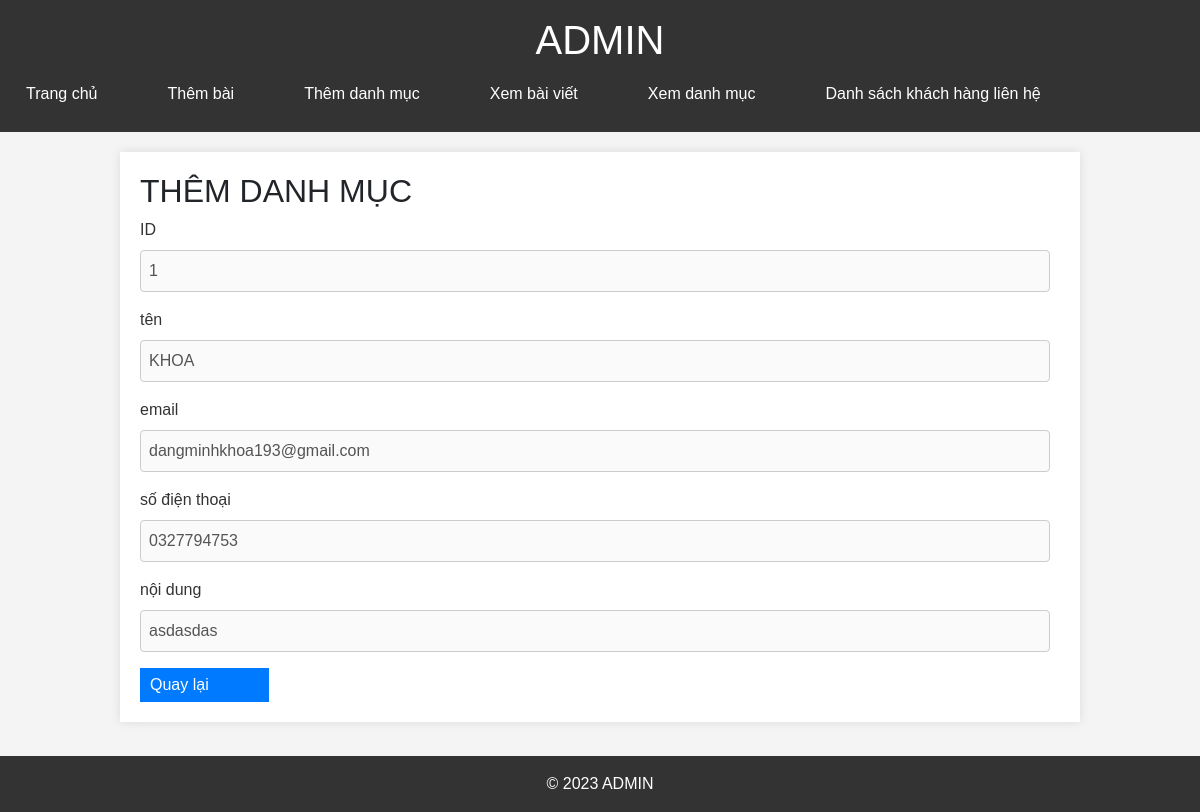
The app's page /admin/edit_contact/1 with its own data.
### render_html.py (models this page shows, shortened)
class contact(db.Model):
    id_khach = db.Column(db.Integer, primary_key=True, autoincrement=True)
    ten_khach = db.Column(db.String(255), nullable=False)
    email_khach = db.Column(db.String(255), nullable=False)
    sdt_khach = db.Column(db.String(255), nullable=False)
    noidung = db.Column(db.String(255), nullable=False)

### render_html.py (the view)
@app.route('/admin/edit_contact/<int:id>', methods=['GET', 'POST'])
def edit_contact(id):
    lienhe = contact.query.get(id)
    return render_template('view_contact.html', lienhe=lienhe)

### templates/view_contact.html (shortened to what this page needs)
<!DOCTYPE html>
<html lang="en">
<head>
</head>
<body>
    {% extends "base.html" %}
    {% block content %}
    <section>
        <h2>THÊM DANH MỤC</h2>
        <form method="POST">
            <div class="form-group">
                <label for="data1">ID</label>
                <input type="text" id="id_DM" disabled value="{{ lienhe.id_khach }}" name="id" required>
            </div>
            <div class="form-group">
                <label for="data3">tên</label>
                <input type="text" id="id_DM" disabled value="{{ lienhe.ten_khach }}" name="name" required>
            </div>
            <div class="form-group" >
                <label for="data2">email</label>
                <input type="text" id="title_DM"disabled value="{{ lienhe.email_khach }}" name="email" required>
            </div>
            <div class="form-group">
                <label for="data3">số điện thoại</label>
                <input type="text" id="id_DM" disabled value="{{ lienhe.sdt_khach }}" name="sdt" required>
            </div>
            <div class="form-group">
                <label for="data3">nội dung</label>
                <input type="text" id="id_DM" disabled value="{{ lienhe.noidung }}" name="noidung" required>
            </div>
            <button type="submit"> <a href="/admin/contact">Quay lại</a></button>
        </form>
    </section>
        {% endblock %}

### templates/view_contact.html (style rules this page uses)
.form-group { margin-bottom: 15px; }
label { display: block; margin-bottom: 5px; color: #333; }
input { width: calc(100% - 10px); padding: 8px; margin-bottom: 10px; border: 1px solid #ccc; border-radius: 4px; }
button { background-color: #007bff; color: #fff; padding: 10px; border: none; border-radius: 4px; cursor: pointer; margin-right: 10px; }

### templates/base.html (style rules this page uses)
a { padding-right: 50px; }
body { font-family: Arial, sans-serif; background-color: #f4f4f4; margin: 0; padding: 0; }
section { width: 80%; margin: 20px auto; background-color: #fff; padding: 20px; box-shadow: 0 0 10px rgba(0, 0, 0, 0.1); margin-bottom: 90px; }
button { padding: 5px 10px; margin-right: 5px; }
a { text-decoration: none; color: #fff; }

### records on screen
contact: id "1", name "KHOA", email "dangminhkhoa193@gmail.com", sdt "0327794753", noidung "asdasdas"
